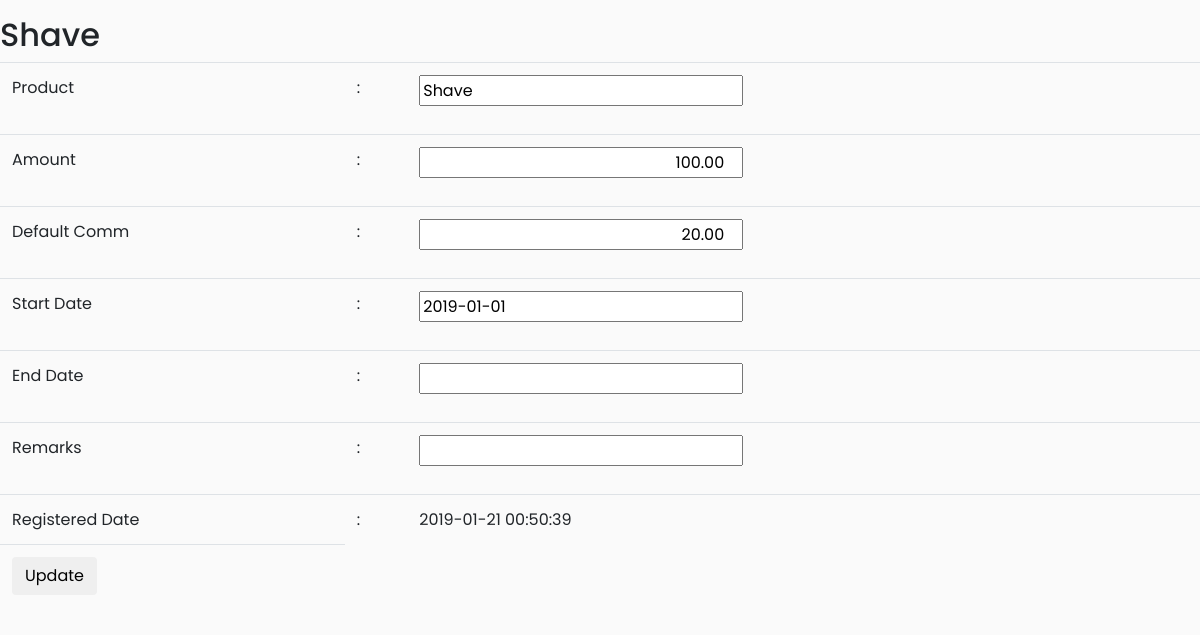
Screenshot of /mnt_services.php?prod_id=0000000002 with the database file from the repository.
### tables this page shows
CREATE TABLE `product_master` (
  `product_id` varchar(10) NOT NULL,
  `prod_details` varchar(250) DEFAULT NULL,
  `amount` double(12,2) DEFAULT NULL,
  `commission` double(12,2) DEFAULT NULL,
  `startdate` date DEFAULT NULL,
  `enddate` date DEFAULT NULL,
  `remarks` varchar(250) DEFAULT NULL,
  `trandate` datetime DEFAULT NULL,
  `user_id` varchar(25) DEFAULT NULL,
  PRIMARY KEY (`product_id`)
);

### mnt_services.php (the view, shortened to what this page needs)
<?php
include 'include/funcs.php';
$prod_id = $_GET["prod_id"] ?? "";
$product = $pdo->prepare("SELECT * FROM product_master WHERE product_id = :prod_id ");
$product->execute( array(':prod_id' => $prod_id));
$result =  $product->fetch();
echo "<p><h2>$result[prod_details]</h2>";
?>
<!DOCTYPE html>
<html>
<head>
    <link rel="stylesheet" href="https://stackpath.bootstrapcdn.com/bootstrap/4.1.0/css/bootstrap.min.css">
    <link rel="stylesheet" href="css/style.css">
<link rel="stylesheet" href="//code.jquery.com/ui/1.12.1/themes/base/jquery-ui.css">
</head>
<body>
<?php
$prod_details = $result['prod_details'];
$amount = $result['amount'];
$commission = $result['commission'];
$startdate = $result['startdate'];
$enddate = $result['enddate'];
$remarks = $result['remarks'];
$trandate = $result['trandate'];
?>
<form method="post" id="insert_form" method="POST" action="mnt_services.php">
	<table class="table">
		<tr>
			<td>Product</td>
			<td>:</td>
			<td><input type="text" class="form-group" name="prod_details" value="<?php echo $prod_details; ?>"></td>
		</tr>
		<tr>
			<td>Amount</td>
			<td>:</td>
			<td><input type="number" class="form-group" name="amount" value="<?php echo $amount; ?>"></td>
		</tr>
		<tr>
			<td>Default Comm</td>
			<td>:</td>
			<td><input type="number" class="form-group" name="commission" value="<?php echo $commission; ?>"></td>
		</tr>
		<tr>
			<td>Start Date</td>
			<td>:</td>
			<td>
				<input type="text" id="startdate"  name="startdate" class="form-group" value="<?php echo $startdate; ?>">
			</td>
		</tr>
		<tr>
			<td>End Date</td>
			<td>:</td>
			<td>
				<input type="text" id="enddate"  name="enddate" class="form-group" value="<?php echo $enddate; ?>">
			</td>
		</tr>
		<tr>
			<td>Remarks</td>
			<td>:</td>
			<td><input type="text" class="form-group" name="remarks" value="<?php echo $remarks; ?>"></td>
		</tr>
		<tr>
			<td>Registered Date</td>
			<td>:</td>
			<td><?php echo $trandate; ?></td>
		</tr>
		<tr>
			<td>
				<button type="submit" class="btn btn-default" name="submit">Update</button>
			</td>
		</tr>
	</table>
</form>
</body>
</html>

### css/style.css (style rules this page uses)
body { font-family: 'Poppins', sans-serif; background: #fafafa; }
p { font-family: 'Poppins', sans-serif; font-size: 1.1em; font-weight: 300; line-height: 1.7em; color: #999; }

### mnt_services.php (style rules this page uses)
input[type=number] { text-align: right; }

### rows the page displays
product_master: prod_details "Shave", amount "100.00", commission "20.00", startdate "2019-01-01", trandate "2019-01-21 00:50:39"
